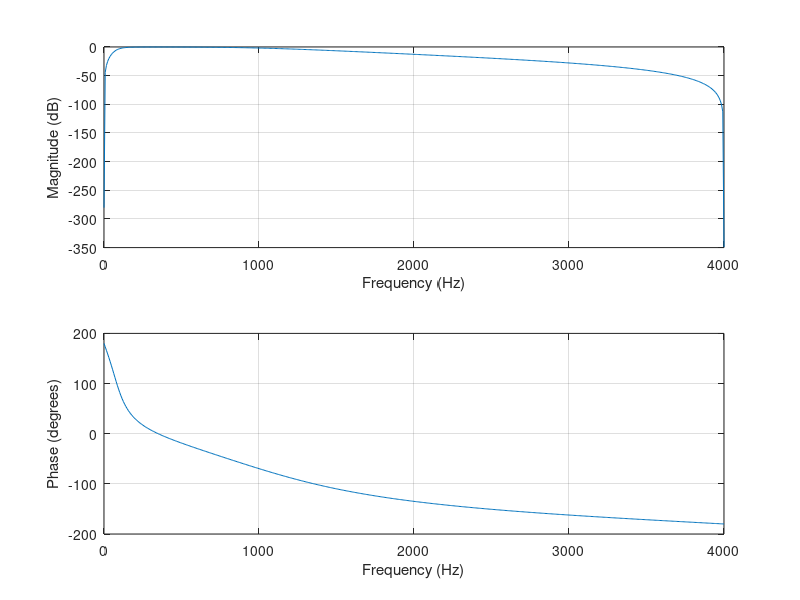

The MATLAB source for this figure:
fc_l = 1150;    % Cutoff frequency for LPF
fc_h = 100;      % Cutoff frequency for HPF
fs = 8000;      % Sampling Frequency

% 2nd order LPF. To change the order of the filter, modify the first parameter in "butter(2,fc_l/(fs/2))"
[b_l,a_l] = butter(2,fc_l/(fs/2));
%freqz(b_l,a_l,[],fs);
%subplot(2,1,1);

% 2nd order HPF. To change the order of the filter, modify the first parameter in "butter(2,fc_l/(fs/2), 'high')"
[b_h,a_h] = butter(2,fc_h/(fs/2), 'high');
%freqz(b_h,a_h,[],fs);
%subplot(2,1,1);

% Multiply the transfer functions to create a bandpass filter
    % Create transfer function objects for LPF and HPF
    tf_lpf = tf(b_l, a_l, 1/fs) % LPF transfer function
    tf_hpf = tf(b_h, a_h, 1/fs) % HPF transfer function
    % Multiply the transfer functions to create a bandpass filter
    tf_bpf = tf_lpf * tf_hpf
    % Get the numerator and denominator coefficients of the bandpass filter
    [b_bpf, a_bpf] = tfdata(tf_bpf, 'v');

freqz(b_bpf,a_bpf,[],fs);
subplot(2,1,1);

% DC Gain 
dc_gain = sum(b_bpf) / sum(a_bpf);



